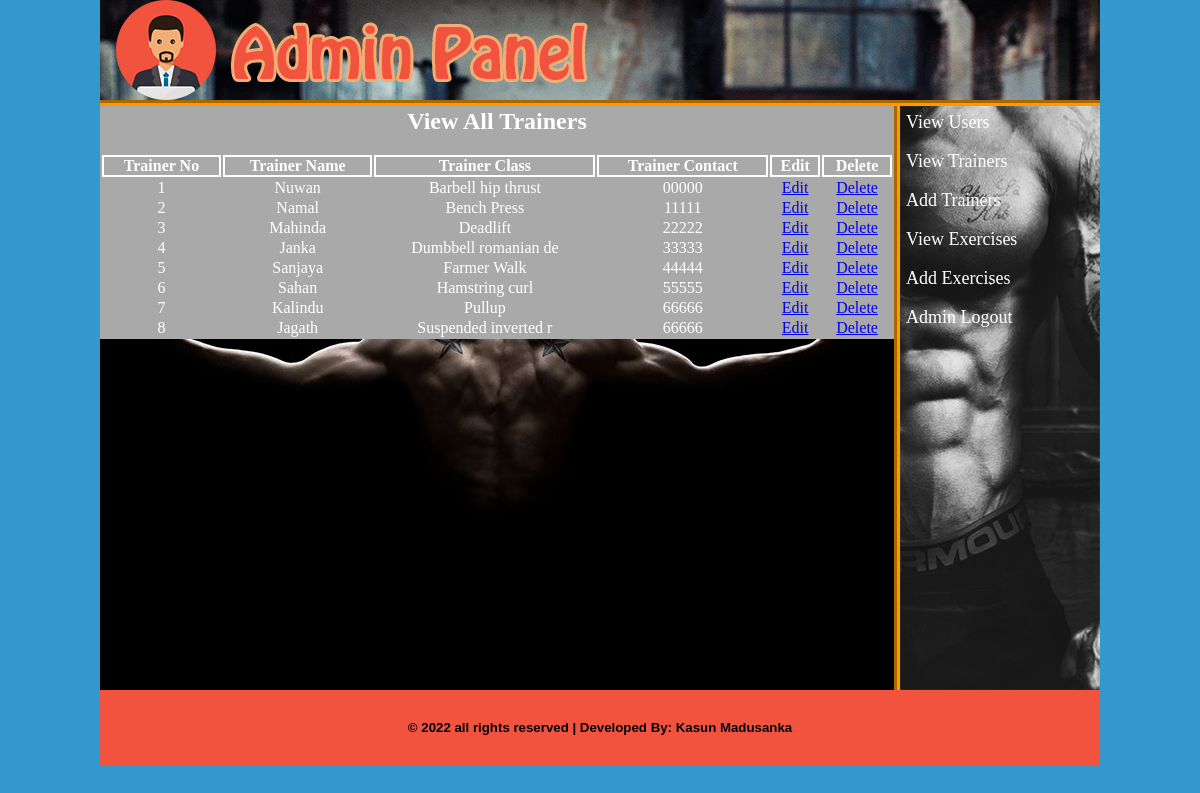
Screenshot of /admin/index.php?view_trainers (signed in) with the database file from the repository.
### tables this page shows
CREATE TABLE `trainer` (
  `tran_id` int(10) NOT NULL,
  `tran_name` varchar(20) NOT NULL,
  `tran_class` varchar(30) NOT NULL,
  `tran_contact` varchar(20) NOT NULL
);

### admin/view_trainers.php (the view, shortened to what this page needs)
<html>
<head>
</head>
<body>
	<?php
		if(isset($_GET['view_trainers'])) {
	?>
	<table align="center" width="794" style="color:white;">
		<tr align="center">
			<td colspan="6"><h2>View All Trainers</h2><br></td>
		</tr>
		<tr>
			<th>Trainer No</th>
			<th>Trainer Name</th>
			<th>Trainer Class</th>
			<th>Trainer Contact</th>
			<th>Edit</th>
			<th>Delete</th>
		</tr>
		<?php
		$i=0;
			$sel_trainer="SELECT * FROM trainer";
			$run_trainer=mysqli_query($con, $sel_trainer);
			while ($row_trainer=mysqli_fetch_array($run_trainer)) {
				$tran_id=$row_trainer['tran_id'];
				$tran_name=$row_trainer['tran_name'];
				$tran_class=$row_trainer['tran_class'];
				$tran_contact=$row_trainer['tran_contact'];
				$i++;
		?>
		<tr align="center">
			<td><?php echo $i; ?></td>
			<td><?php echo $tran_name; ?></td>
			<td><?php echo $tran_class; ?></td>
			<td><?php echo $tran_contact; ?></td>
			<td><a href="index.php?edit_tran=<?php echo $tran_id; ?>">Edit</a></td>
			<td><a href="index.php?delete_tran=<?php echo $tran_id; ?>">Delete</a></td>
		</tr>
		<?php } ?>
	</table>
	<?php }
	?>
</body>
</html>

### admin/styles/style.css (style rules this page uses)
html, body, div, span, applet, object, iframe, h1, h2, h3, h4, h5, h6, p, blockquote, pre, a, abbr, acronym, address, big, cite, code, del, dfn, em, img, ins, kbd, q, s, samp, small, strike, strong, sub, sup, tt, var, b, u, i, center, dl, dt, dd, ol, ul, li, fieldset, form, label, legend, table, caption, tbody, tfoot, thead, tr, th, td, article, aside, canvas, details, embed, figure, figcaption, footer, header, hgroup, menu, nav, output, ruby, section, summary, time, mark, audio, video { margin: 0; padding: 0; border: 0; vertical-align: baseline; }
body { background-color: #39C; background-repeat: no-repeat; }

### admin/view_trainers.php (style rules this page uses)
table { background-color: darkgrey; }
tr,th { border: 2px solid white; }

### rows the page displays
trainer: tran_name "Nuwan", tran_class "Barbell hip thrust", tran_contact "00000"
trainer: tran_name "Namal", tran_class "Bench Press", tran_contact "11111"
trainer: tran_name "Mahinda", tran_class "Deadlift", tran_contact "22222"
trainer: tran_name "Janka", tran_class "Dumbbell romanian de", tran_contact "33333"
trainer: tran_name "Sanjaya", tran_class "Farmer Walk", tran_contact "44444"
trainer: tran_name "Sahan", tran_class "Hamstring curl", tran_contact "55555"
trainer: tran_name "Kalindu", tran_class "Pullup", tran_contact "66666"
trainer: tran_name "Jagath", tran_class "Suspended inverted r", tran_contact "66666"
